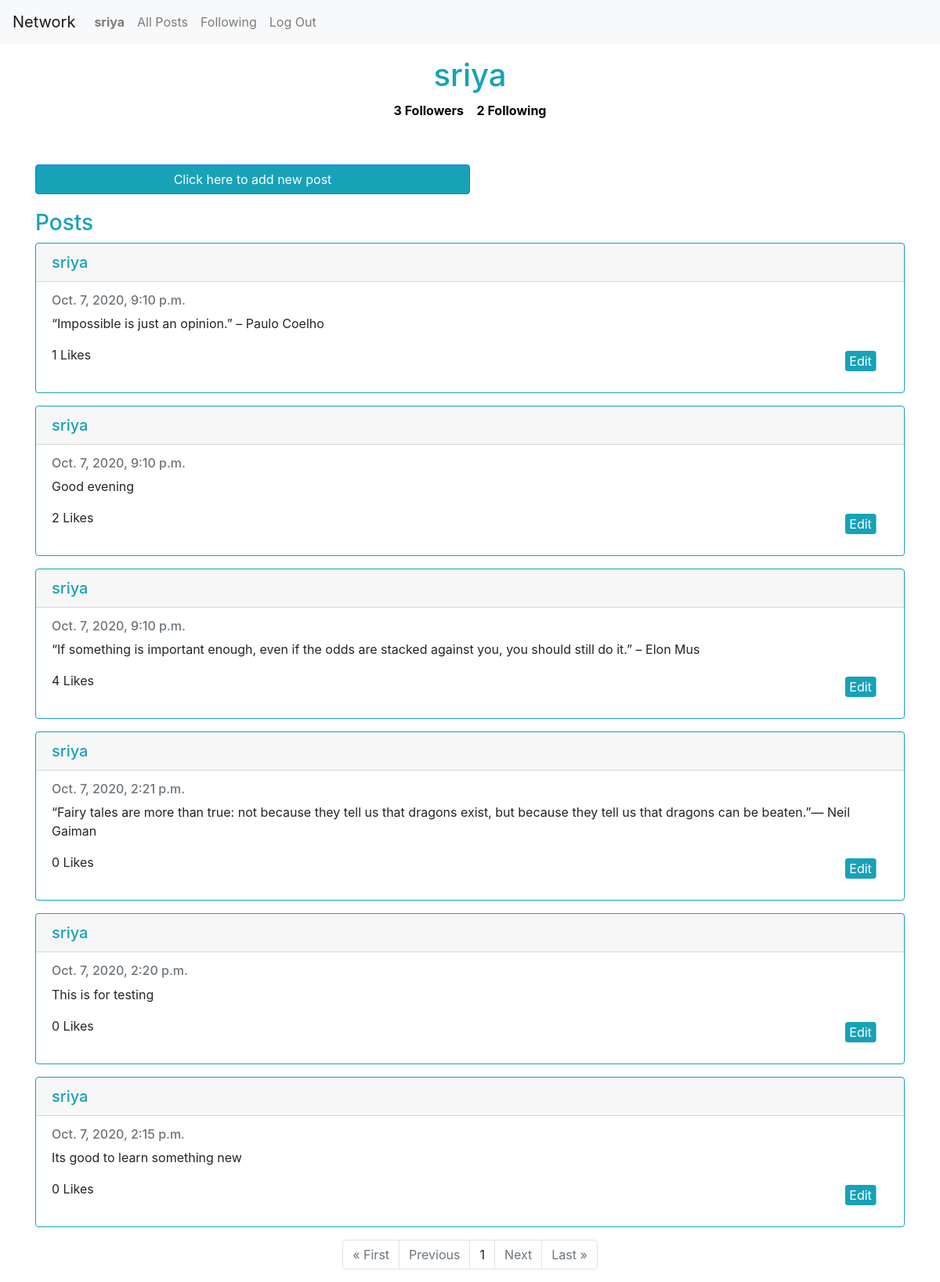
/profile/sriya (signed in), run on the app's committed database.
### network/models.py (models this page shows, shortened)
class User(AbstractUser):
    pass

class Post(models.Model):
    content = models.TextField()
    user = models.ForeignKey('User', on_delete=models.CASCADE, related_name='author')
    date = models.DateTimeField(auto_now=True, blank=True)
    liked = models.ManyToManyField('User', default=None, blank=True, related_name='post_likes')

### network/views.py (the view, shortened to what this page needs)
# urls.py: path("profile/<str:username>", views.profile, name ="profile"),
def profile(request,username):
    if request.method == "GET":
        currentuser = request.user
        profileuser = get_object_or_404(User, username=username)
        posts = Post.objects.filter(user=profileuser).order_by('-date')
        follower = Profile.objects.filter(target=profileuser)
        following = Profile.objects.filter(follower=profileuser)
        if request.user.is_anonymous:
            return redirect('login')
        else:
            following_each_other = Profile.objects.filter(follower=currentuser, target=profileuser)
            totalfollower = len(follower)
            totalfollowing = len(following)
            paginator = Paginator(posts, 10)
            page_number = request.GET.get('page')
            page_obj = paginator.get_page(page_number)
            context = {
                'posts' : posts.count(),
                'profileuser' : profileuser,
                'page_obj' : page_obj,
                'follower': follower,
                'following': following,
                'totalfollower' : totalfollower,
                'totalfollowing' : totalfollowing,
                'followingEachOther': following_each_other
            }
            return render(request, "network/profile.html", context)

### network/templates/network/profile.html (shortened to what this page needs)
{% extends "network/layout.html" %}
{% block body %}
    <div class="profile">
        <h1 class="details-name heading">{{ profileuser.username }}</h1>
            <button type="button" class="btn-total-follow follows" data-toggle="modal" data-target="#followers"><strong>{{totalfollower}} Followers </strong></button>
            <button type="button" class="btn-total-follow follows" data-toggle="modal" data-target="#following"><strong>{{totalfollowing}} Following </strong></button>
    </div>
<div class="container">
{% if user.is_authenticated %}
    {% if user.username == profileuser.username %}
        <button type="button" class="btn btn-primary addpost" data-toggle="modal" data-target="#create">
            Click here to add new post
        </button>
    {% endif %}
{% endif %}
<h3 class="heading">Posts</h3>
{% for post in page_obj %}
    <div class="card border-info mb-3">
        <h5 class="card-header text-info">{{ post.user}}</h5>
        <div class="card-body ">
            <h6 class="card-subtitle mb-2 text-muted">{{post.date}}</h6>
            <p class="card-text">{{ post.content }}</p>
            {% if user.is_authenticated %}
                {% if request.user == post.user %}
                    <button type="button" class="edit btn btn-link" data-toggle="modal" data-target="#edit">Edit</button>
                    <p class="total-likes">{{post.liked.all.count}} Likes</p>
                    {% elif request.user in post.liked.all %}
                    <a class="likebutton" href="#" data-catid="{{ post.id }}" id="{{post.id}}" data-total="{{post.liked.all.count}}"  data-value="Unlike" value="submit"><i class="fa fa-heart" id="heart{{post.id}}" style="color:red;"></i><span id="liked{{post.id}}">{{post.liked.all.count}}</span> Likes</a>
                {% else %}
                    <a class="likebutton" href="#" data-catid="{{ post.id }}" id="{{post.id}}" data-total="{{post.liked.all.count}}"  data-value="Like" value="submit"><i class="fa fa-heart" id="heart{{post.id}}" style="color:black;"></i><span id="liked{{post.id}}">{{post.liked.all.count}}</span> Likes</a>
                {% endif %}
            {% else %}
                <p class="total-likes">{{post.liked.all.count}} Likes</p>
            {% endif %}
        </div>
    </div>
{% endfor %}
<ul class="pagination justify-content-center">
    {% if page_obj.has_previous %}
        <li class="page-item"><a href="?page=1" class="page-link">&laquo; First</a></li>
        <li class="page-item"><a href="?page={{ page_obj.previous_page_number }}" class="page-link">Previous</a></li>
    {% else %}
    <li class="page-item disabled"><a class="page-link">&laquo; First</a></li>
    <li class="page-item disabled"><a class="page-link">Previous</a></li>
    {% endif %}
    {% if page_obj.number %}
    <li class="page-item"><a class="page-link">{{ page_obj.number }}</a></li>
    {% else %}
    <li class="page-item"><a class="page-link">0</a></li>
    {% endif %}
    {% if page_obj.has_next %}
    <li class="page-item"><a href="?page={{ page_obj.next_page_number }}" class="page-link">Next</a></li>
    <li class="page-item"><a href="?page={{ page_obj.paginator.num_pages }}" class="page-link">Last &raquo;</a></li>
    {% else %}
    <li class="page-item disabled"><a class="page-link">Next</a></li>
    <li class="page-item disabled"><a class="page-link">Last &raquo;</a></li>
    {% endif %}
</ul>
</div>
{% endblock %}

### network/templates/network/layout.html (shortened to what this page needs)
{% load static %}
<!DOCTYPE html>
<html lang="en">
    <head>
        <link rel="stylesheet" href="https://stackpath.bootstrapcdn.com/bootstrap/4.4.1/css/bootstrap.min.css">
        <link href="{% static 'network/styles.css' %}" rel="stylesheet">
        <link rel="stylesheet" href="https://cdnjs.cloudflare.com/ajax/libs/font-awesome/4.7.0/css/font-awesome.min.css">
    </head>
    <body>
        <nav class="navbar navbar-expand-lg navbar-light bg-light">
            <a class="navbar-brand" href="#">Network</a>
            <div>
              <ul class="navbar-nav mr-auto">
                {% if user.is_authenticated %}
                    <li class="nav-item">
                        <a class="nav-link" href="{% url 'profile' user.username %}"><strong>{{ user.username }}</strong></a>
                    </li>
                {% endif %}
                <li class="nav-item">
                  <a class="nav-link" href="{% url 'index' %}">All Posts</a>
                </li>
                {% if user.is_authenticated %}
                    <li class="nav-item">
                        <a class="nav-link" href="{% url 'following' user.username %}">Following</a>
                    </li>
                    <li class="nav-item">
                        <a class="nav-link" href="{% url 'logout' %}">Log Out</a>
                    </li>
                {% endif %}
              </ul>
            </div>
          </nav>
        <div class="body">
            {% block body %}
            {% endblock %}
        </div>
    </body>
</html>

### network/static/network/styles.css (style rules this page uses)
.container { margin-top: 30px; }
.addpost { width: 50%; background-color: #17a2b8; margin-bottom: 20px; }
.follows { background-color: transparent; border: none; cursor: none; }
.profile { padding: 10px; background-color: white; margin: 6px; text-align: center; position: relative; }
.btn-link, .heading { color: #17a2b8; }
.edit { position: absolute; left: 95%; -ms-transform: translate(-50%, -50%); transform: translate(-50%, -50%); margin-top: 20px; background-color: #17a2b8; color: white; padding: 0 5px 0 5px; }

### data on the page
User: username "sriya"
Post: user "sriya", date "Oct. 7, 2020, 9:10 p.m.", content "“Impossible is just an opinion.” – Paulo Coelho", liked.all.count "1"
Post: user "sriya", date "Oct. 7, 2020, 9:10 p.m.", content "Good evening", liked.all.count "2"
Post: user "sriya", date "Oct. 7, 2020, 9:10 p.m.", content "“If something is important enough, even if the odds are stacked against you, you should still do it.” – Elon Mus", liked.all.count "4"
Post: user "sriya", date "Oct. 7, 2020, 2:21 p.m.", content "“Fairy tales are more than true: not because they tell us that dragons exist, but because they tell us that dragons can be beaten.”― Neil Gaiman", liked.all.count "0"
Post: user "sriya", date "Oct. 7, 2020, 2:20 p.m.", content "This is for testing", liked.all.count "0"
Post: user "sriya", date "Oct. 7, 2020, 2:15 p.m.", content "Its good to learn something new", liked.all.count "0"

### other printed values
{{ totalfollower }} "3"
{{ totalfollowing }} "2"
{{ page_obj.number }} "1"
